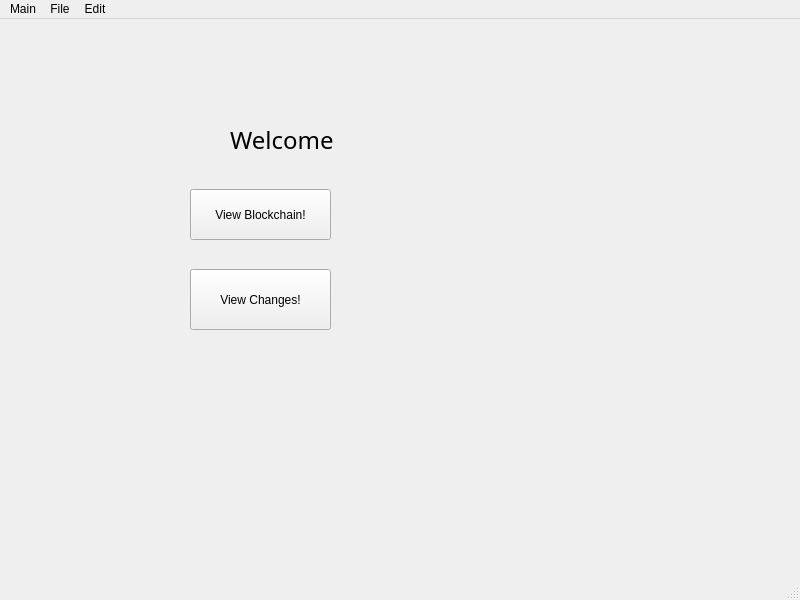
<?xml version="1.0" encoding="UTF-8"?>
<ui version="4.0">
 <class>MainWindow</class>
 <widget class="QMainWindow" name="MainWindow">
  <property name="geometry">
   <rect>
    <x>0</x>
    <y>0</y>
    <width>800</width>
    <height>600</height>
   </rect>
  </property>
  <property name="windowTitle">
   <string>MainWindow</string>
  </property>
  <widget class="QWidget" name="centralwidget">
   <widget class="QPushButton" name="view_chain">
    <property name="geometry">
     <rect>
      <x>190</x>
      <y>170</y>
      <width>141</width>
      <height>51</height>
     </rect>
    </property>
    <property name="text">
     <string>View Blockchain!</string>
    </property>
   </widget>
   <widget class="QPushButton" name="changes">
    <property name="geometry">
     <rect>
      <x>190</x>
      <y>250</y>
      <width>141</width>
      <height>61</height>
     </rect>
    </property>
    <property name="text">
     <string>View Changes!</string>
    </property>
   </widget>
   <widget class="QLabel" name="label">
    <property name="geometry">
     <rect>
      <x>230</x>
      <y>90</y>
      <width>111</width>
      <height>61</height>
     </rect>
    </property>
    <property name="font">
     <font>
      <family>Big Caslon</family>
      <pointsize>18</pointsize>
     </font>
    </property>
    <property name="text">
     <string>Welcome</string>
    </property>
   </widget>
  </widget>
  <widget class="QStatusBar" name="statusbar"/>
  <widget class="QMenuBar" name="menuBar">
   <property name="geometry">
    <rect>
     <x>0</x>
     <y>0</y>
     <width>800</width>
     <height>22</height>
    </rect>
   </property>
   <widget class="QMenu" name="menuMain">
    <property name="title">
     <string>Main</string>
    </property>
   </widget>
   <widget class="QMenu" name="menuFile">
    <property name="title">
     <string>File</string>
    </property>
   </widget>
   <widget class="QMenu" name="menuEdit">
    <property name="title">
     <string>Edit</string>
    </property>
   </widget>
   <addaction name="menuMain"/>
   <addaction name="menuFile"/>
   <addaction name="menuEdit"/>
  </widget>
  <action name="actionFile">
   <property name="text">
    <string>File</string>
   </property>
  </action>
  <action name="actionFile_2">
   <property name="text">
    <string>File</string>
   </property>
  </action>
 </widget>
 <resources/>
 <connections/>
</ui>
